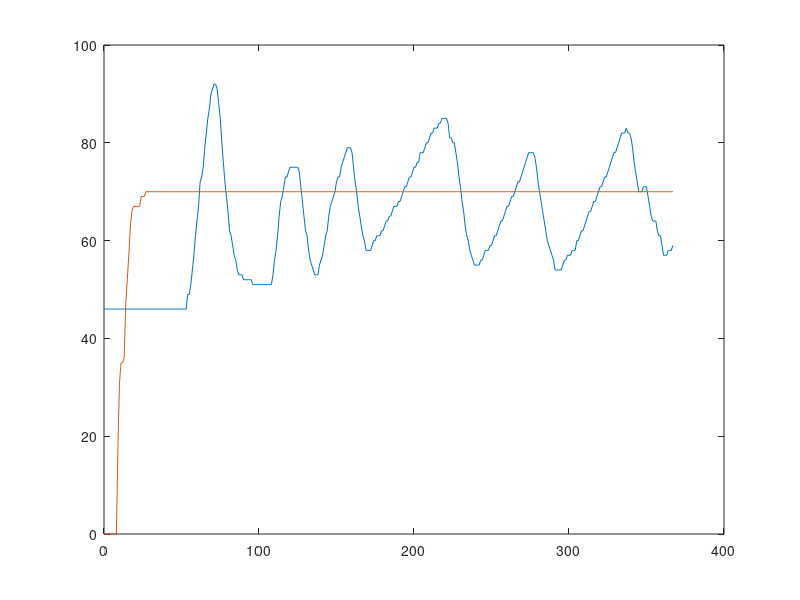

The MATLAB source for this figure: (Note: this script raises an error after producing the figure.)
function visualise
%%GRAB DATA FOR LOG FILE
fid = fopen('log.txt');
formatspec = '%d %d';
sizea=[2 inf];
loggeddata = fscanf(fid, formatspec, sizea);
fclose(fid);


%%WORK ON DATA
time = 0:1:(size(loggeddata,2)-1);
plot(time,transpose(loggeddata));
legend('Position','Set Point');
title ('Data Log');
end

